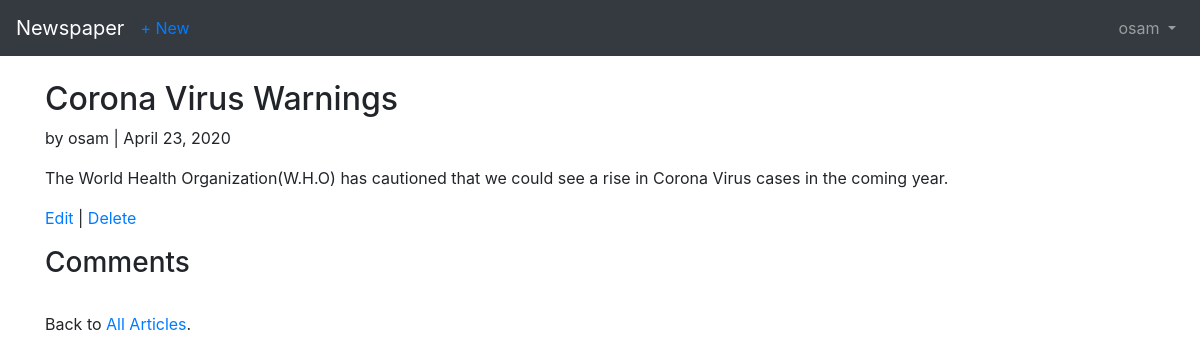
Page /articles/1 (signed in) on the committed database.
### users/models.py (models this page shows)
class CustomUser(AbstractUser):
    pass

### articles/models.py (models this page shows, shortened)
class Article(models.Model):
    title = models.CharField(max_length=255)
    body = models.TextField()
    date = models.DateField(auto_now_add=True)
    author = models.ForeignKey(get_user_model(), on_delete=models.CASCADE)

### articles/views.py (the view)
# urls.py: path('<int:pk>', ArticleDetailView.as_view(), name='article_detail'),
class ArticleDetailView(LoginRequiredMixin, DeleteView):
    model = Article
    template_name = 'article_detail.html'
    login_url = 'login'

### templates/article_detail.html (shortened to what this page needs)
{% extends '_base.html' %}
{% block content %}
    <div class="article-entry">
        <h2>{{object.title}}</h2>
        <p>by {{ object.author }} | {{ object.date }}</p>
        <p>{{ object.body }}</p>
    </div>
    <p><a href="{% url 'article_edit' article.pk %}">Edit</a> |
        <a href="{% url 'article_delete' article.pk %}">Delete</a></p>
    <div ">
        <h3>Comments</h3>
    </div>
    <br>
        <p>Back to <a href="{% url 'article_list' %}">All Articles</a>.</p>
{% endblock content %}

### templates/_base.html (shortened to what this page needs)
<!DOCTYPE html>
<html lang="en">
<head>
    <link rel="stylesheet" href="https://stackpath.bootstrapcdn.com/bootstrap/4.4.1/css/bootstrap.min.css"
>
</head>
<body>
    <nav class="navbar navbar-expand-md navbar-dark bg-dark mb-4">
        <a class="navbar-brand" href="{% url 'home' %}">Newspaper</a>
            {% if user.is_authenticated %}
                <ul class="navbar-nav mr-auto">
                    <li class="nav-item"><a href="{% url 'article_new' %}">+ New</a></li>
                </ul>
                <ul class="navbar-nav ml-auto">
                    <li class="nav-item">
                        <a class="nav-link dropdown-toggle" href="#" id="userMenu"
                        data-toggle="dropdown" aria-haspopup="true" aria-expanded="false">
                        {{user.username}}
                        </a>
                    </li>
                </ul>
            {% else %}
            <form class="form-inline my-2 my-lg-0">
                <a class="btn btn-outline-secondary" href="{% url 'login' %}">Log In</a>
                <a class="btn btn-primary ml-2" href="{% url 'signup' %}">Sign Up</a>
            </form>
            {% endif %}
    </nav>
    <div class="container">
        {% block content %}
        {% endblock content %}
    </div>
</body>
</html>

### rows in the picture
CustomUser: username "osam"
Article: title "Corona Virus Warnings", author "osam", date "April 23, 2020", body "The World Health Organization(W.H.O) has cautioned that we could see a rise in Corona Virus cases in the coming year."
